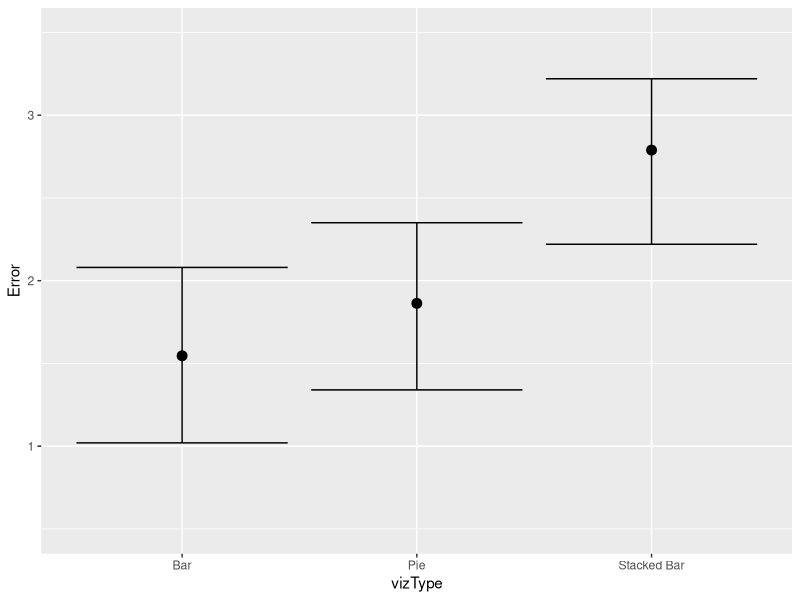

R code for this plot:
library(ggplot2)
library(boot)
library(readr)

ErrorData <- read_csv("Bar and Error.csv")

meanfun <- function(data, i){
  return(mean(data[i]))   
}

bresults<- boot(data=ErrorData$Bar, statistic = meanfun, R=1000)
presults<- boot(data=ErrorData$Pie, statistic = meanfun, R=1000)
sbresults<- boot(data=ErrorData$Stacked, statistic = meanfun, R=1000)

bci <- boot.ci(bresults, type = "bca")
pci <- boot.ci(presults, type = "bca")
sbci <- boot.ci(sbresults, type = "bca")

BCI <- read_csv("Bootstrap CI.csv")

ggplot(BCI, aes(vizType, Error)) +
  geom_errorbar(aes(ymin = BCI$min, ymax = BCI$max)) +
  geom_point(aes(x=BCI$vizType, y=BCI$Mean), colour="black", size=3)